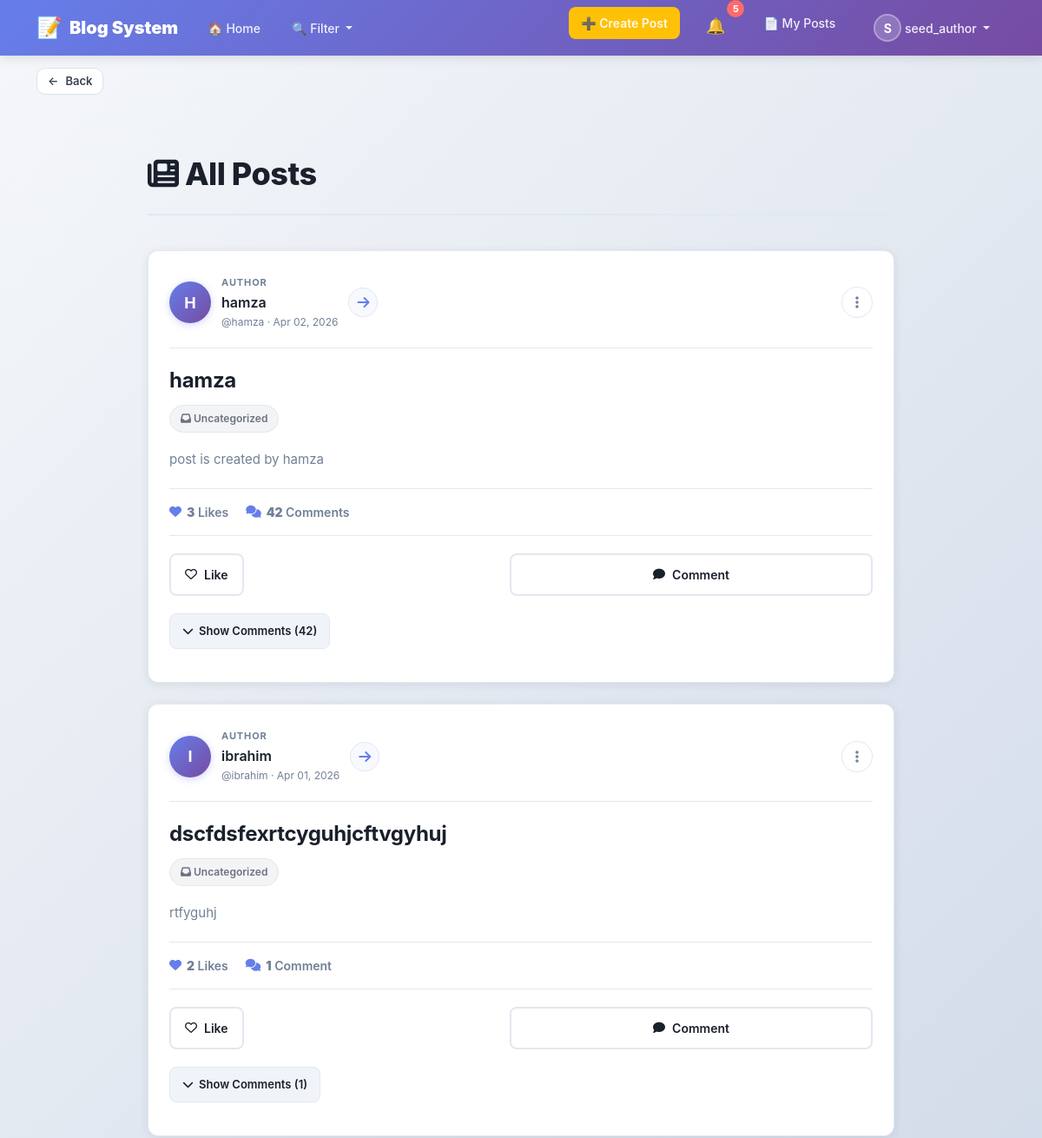
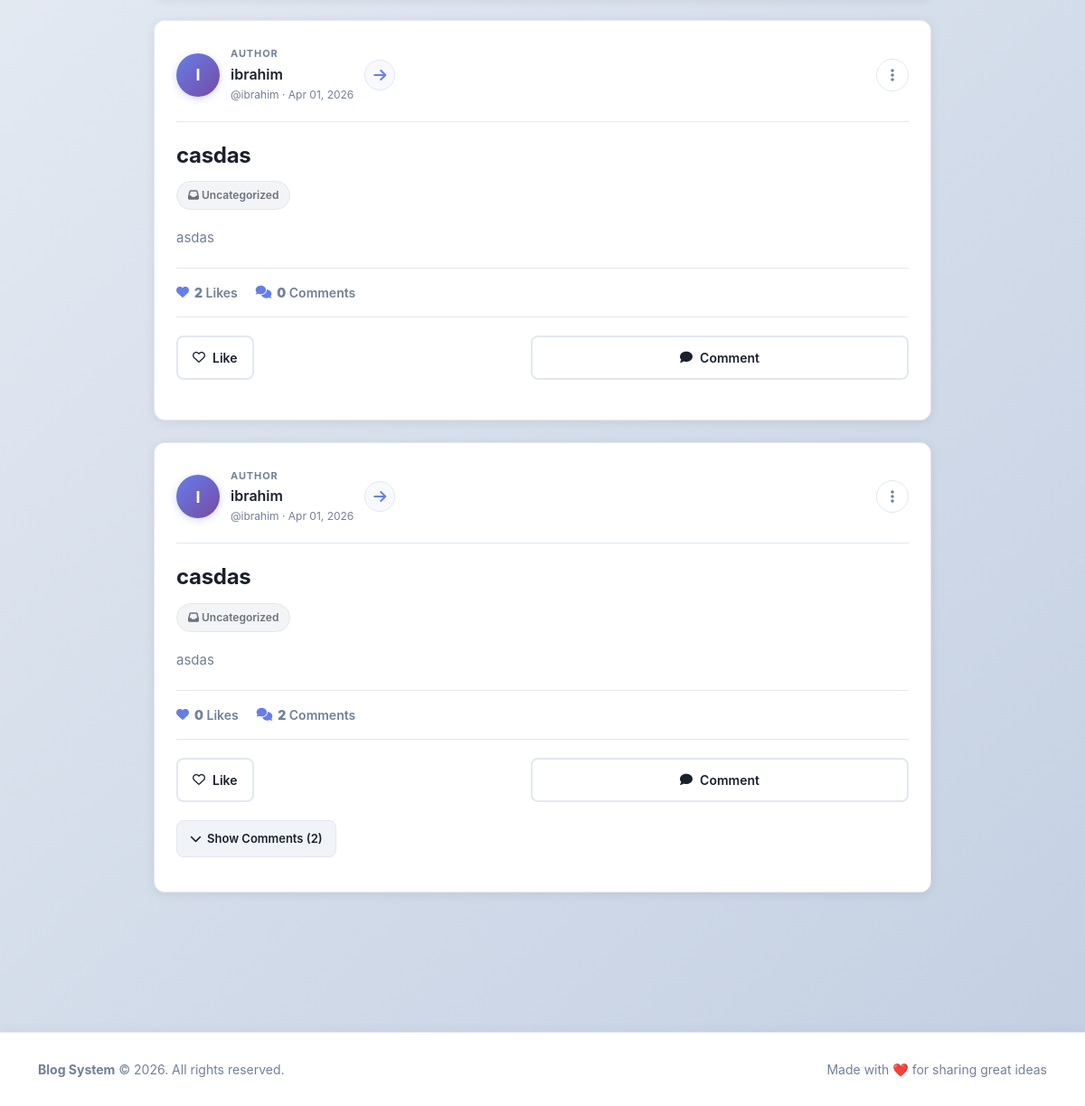
The app's page /post_list/ (signed in) with its own data (2 pictures, top to bottom).
### blog/models.py (models this page shows, shortened)
class CustomUser(AbstractUser):
    email = models.EmailField(unique=True)

class Post(models.Model):
    title = models.CharField(max_length=200)
    content = models.TextField()
    author = models.ForeignKey(settings.AUTH_USER_MODEL, on_delete=models.CASCADE)
    created_at = models.DateTimeField(auto_now_add=True)
    updated_at = models.DateTimeField(auto_now=True)
    is_published = models.BooleanField(default=False)
    category = models.ManyToManyField("Category", blank=True)
    def get_like_count(self):
        return self.like_set.filter(comment__isnull=True).count()

### blog/views.py (the view, shortened to what this page needs)
# urls.py: path('post_list/', PostListView.as_view(), name='home'),
class PostListView(LoginRequiredMixin, FilterView):
    model = Post
    template_name = "post/post_list.html"
    context_object_name = "posts"
    ordering = ["-created_at"]
    filterset_class = PostFilter
    def get_queryset(self):
        hidden_post_ids = NotInterestedPost.objects.filter(user=self.request.user).values_list("post_id", flat=True)
        return (Post.objects.filter(is_published=True).exclude(id__in=hidden_post_ids).exclude(author=self.request.user)
            .select_related("author")
            .prefetch_related("categories", "comments", "comments__user")
            .order_by("-created_at"))
    def get_context_data(self, **kwargs):
        context = super().get_context_data(**kwargs)
        context["all_categories"] = Category.objects.order_by("name")
        selected_category_ids = []
        context["selected_category_ids"] = selected_category_ids
        liked_posts = Like.objects.filter(user=self.request.user, comment__isnull=True).values_list("post_id", flat=True)
        context["liked_post_ids"] = list(liked_posts)
        liked_comments = Like.objects.filter(user=self.request.user, comment__isnull=False).values_list("comment_id", flat=True)
        context["liked_comment_ids"] = list(liked_comments)
        context["not_interested_form"] = NotInterestedReasonForm()
        return context

### blog/context_processors.py (called while the page is built)
def notifications_badge(request):
    if request.user.is_authenticated:
        unread_count = Notification.objects.filter(user=request.user, is_read=False).count()
    else:
        unread_count = 0
    return {"unread_notifications_count": unread_count}

def navbar_context(request):
    all_categories = Category.objects.all().order_by("name")
    selected_category_ids = []
    if request.GET:
        selected_category_ids = [int(id) for id in request.GET.getlist("categories") if id and id != "all"]
    return {
        "all_categories": all_categories,
        "selected_category_ids": selected_category_ids,
    }

### blog/models.py (called while the page is built)
    def get_like_count(self):
        return self.like_set.filter(post__isnull=True).count()

### templates/post/post_list.html (shortened to what this page needs)
{% extends "base.html" %}
{% block content %}
<link rel="stylesheet" href="https://cdn.jsdelivr.net/npm/bootstrap@5.3.0/dist/css/bootstrap.min.css">
<link rel="stylesheet" href="https://cdnjs.cloudflare.com/ajax/libs/font-awesome/6.4.0/css/all.min.css">
<div class="posts-container">
    <div class="page-header">
        <h1><i class="fas fa-newspaper"></i> All Posts</h1>
    </div>
    {% for post in posts %}
    <div class="post-card">
        <div class="post-header">
            <a
                href="{% if post.author_id == request.user.id %}{% url 'blog:profile' %}{% else %}{% url 'blog:other_profile' post.author.id %}{% endif %}"
                class="author-profile-link"
                title="View {{ post.author.username }}'s profile"
                aria-label="View {{ post.author.username }}'s profile"
            >
                <div class="post-author-avatar" aria-hidden="true">
                    {{ post.author.username|first|upper }}
                </div>
                <div class="post-author-details">
                    <span class="author-label">Author</span>
                    <strong>{{ post.author.get_full_name|default:post.author.username }}</strong>
                    <small>@{{ post.author.username }} · {{ post.created_at|date:"M d, Y" }}</small>
                </div>
                <span class="author-link-indicator" aria-hidden="true">
                    <i class="fas fa-arrow-right"></i>
                </span>
            </a>
            <div class="post-options">
                <button
                    type="button"
                    class="post-options-toggle"
                    onclick="togglePostMenu({{ post.id }})"
                    aria-label="Post options"
                >
                    <i class="fas fa-ellipsis-v"></i>
                </button>
            </div>
        </div>
        <h3 class="post-title">{{ post.title }}</h3>
        <div class="post-category">
            {% if post.categories.exists %}
                {% for category in post.categories.all %}
                    <span class="category-chip">
                        <i class="fas fa-tag"></i> {{ category.name }}
                    </span>
                {% endfor %}
            {% else %}
                <span class="category-chip empty">
                    <i class="fas fa-inbox"></i> Uncategorized
                </span>
            {% endif %}
        </div>
        <p class="post-content">{{ post.content }}</p>
        <div class="post-stats">
            <div class="post-stat-item">
                <i class="fas fa-heart"></i>
                <span><strong>{{ post.get_like_count }}</strong> {{ post.get_like_count|pluralize:"Like,Likes" }}</span>
            </div>
            <div class="post-stat-item">
                <i class="fas fa-comments"></i>
                <span><strong>{{ post.comments.count }}</strong> {{ post.comments.count|pluralize:"Comment,Comments" }}</span>
            </div>
        </div>
        <div class="post-actions">
            <form method="post" action="{% url 'blog:like_post' post.id %}" style="flex: 1;" onsubmit="return handlePostLike(event, {{ post.id }})">
                <button type="submit" class="post-action-btn{% if post.id in liked_post_ids %} liked{% endif %}" id="like-btn-{{ post.id }}" {% if post.id in liked_post_ids %}data-liked="true"{% else %}data-liked="false"{% endif %}>
                    {% if post.id in liked_post_ids %}
                        <i class="fas fa-heart"></i> Unlike
                    {% else %}
                        <i class="far fa-heart"></i> Like
                    {% endif %}
                </button>
            </form>
            <button type="button" class="post-action-btn" onclick="toggleCommentForm({{ post.id }})">
                <i class="fas fa-comment"></i> Comment
            </button>
        </div>
        {% if post.comments.exists %}
            <button type="button" class="comments-toggle-btn" onclick="toggleComments({{ post.id }})" id="toggle-btn-{{ post.id }}">
                <i class="fas fa-chevron-down"></i>
                <span>Show Comments ({{ post.comments.count }})</span>
            </button>
        {% endif %}
    </div>
    {% endfor %}
</div>
{% endblock %}

### templates/includes/navbar.html (shortened to what this page needs)
<nav class="navbar navbar-expand-lg navbar-light">
    <div class="container">
        <a class="navbar-brand" href="{% url 'blog:home' %}">
            <span class="brand-icon">📝</span>
            <strong>Blog System</strong>
        </a>
        <div class="collapse navbar-collapse" id="navbarContent">
            <ul class="navbar-nav me-auto">
                <li class="nav-item">
                    <a class="nav-link" href="{% url 'blog:home' %}">
                        🏠 Home
                    </a>
                </li>
                <li class="nav-item dropdown">
                    <a class="nav-link dropdown-toggle filter-toggle" href="#" id="filterDropdown" role="button" data-bs-toggle="dropdown" aria-expanded="false">
                        🔍 Filter
                    </a>
                </li>
            </ul>
            <ul class="navbar-nav ms-auto">
                {% if user.is_authenticated %}
                    <li class="nav-item me-2">
                        <a class="nav-link btn-create-post" href="{% url 'blog:create_post' %}">
                            ➕ Create Post
                        </a>
                    </li>
                    <li class="nav-item me-2">
                        <a class="nav-link notifications-link" href="{% url 'blog:notifications_list' %}">
                            <span class="notification-icon">🔔</span>
                            <span class="notification-badge" id="notif-count">{{ unread_notifications_count }}</span>
                        </a>
                    </li>
                    <li class="nav-item me-2">
                        <a class="nav-link" href="{% url 'blog:my_posts' %}">
                            📄 My Posts
                        </a>
                    </li>
                    <li class="nav-item dropdown">
                        <a class="nav-link dropdown-toggle user-dropdown" href="#" id="userDropdown" role="button" data-bs-toggle="dropdown" aria-expanded="false">
                            <span class="user-avatar">{{ user.username|first|upper }}</span>
                            {{ user.username }}
                        </a>
                    </li>
                {% endif %}
            </ul>
        </div>
    </div>
</nav>

### templates/base.html (style rules this page uses)
:root { --primary-color: #667eea; --secondary-color: #764ba2; --light-bg: #f8f9fa; --card-shadow: 0 2px 12px rgba(0, 0, 0, 0.08); --hover-shadow: 0 8px 24px rgba(0, 0, 0, 0.12); }
* { font-family: 'Segoe UI', Tahoma, Geneva, Verdana, sans-serif; }
html, body { height: 100%; }
body { background-color: var(--light-bg); color: #2d3748; }

### templates/includes/navbar.html (style rules this page uses)
.navbar { background: linear-gradient(135deg, #667eea 0%, #764ba2 100%); box-shadow: 0 2px 12px rgba(0, 0, 0, 0.12); padding: 12px 0; }
.navbar-brand { font-size: 20px; font-weight: 700; color: white !important; display: flex; align-items: center; gap: 8px; transition: all 0.3s ease; }
.brand-icon { font-size: 24px; }
.navbar-nav .nav-link { color: rgba(255, 255, 255, 0.9) !important; font-weight: 500; font-size: 14px; transition: all 0.3s ease; padding: 8px 14px !important; border-radius: 8px; margin: 0 4px; }
.btn-create-post { background-color: #ffc107 !important; color: #2d3748 !important; font-weight: 600 !important; border-radius: 8px !important; padding: 10px 16px !important; transition: all 0.3s ease; }
.notifications-link { position: relative; display: flex; align-items: center; gap: 6px; }
.notification-icon { font-size: 18px; }
.notification-badge { display: inline-flex; align-items: center; justify-content: center; background-color: #ff6b6b; color: white; border-radius: 50%; width: 20px; height: 20px; font-size: 11px; font-weight: 700; position: absolute; top: -8px; right: -8px; }
.user-dropdown { display: flex; align-items: center; gap: 10px !important; }
.user-avatar { display: inline-flex; align-items: center; justify-content: center; width: 32px; height: 32px; background-color: rgba(255, 255, 255, 0.2); border-radius: 50%; font-weight: 700; font-size: 14px; color: white; border: 2px solid rgba(255, 255, 255, 0.3); }
.filter-toggle { position: relative; }
.filter-toggle::after { content: ''; display: inline-block; margin-left: 6px; vertical-align: 0.255em; border-top: 0.3em solid; border-right: 0.3em solid transparent; border-bottom: 0; border-left: 0.3em solid transparent; transition: transform 0.2s ease; }

### records on screen
CustomUser: username|first "S", username "seed_author"
Post: author.username|first "H", author.get_full_name "hamza", author.username "hamza", created_at "Apr 02, 2026", title "hamza", shows "Uncategorized", content "post is created by hamza", get_like_count "3", comments.count "42", shows "Like"
Post: author.username|first "I", author.get_full_name "ibrahim", author.username "ibrahim", created_at "Apr 01, 2026", title "dscfdsfexrtcyguhjcftvgyhuj", shows "Uncategorized", content "rtfyguhj", get_like_count "2", comments.count "1", shows "Like"
Post: author.username|first "I", author.get_full_name "ibrahim", author.username "ibrahim", created_at "Apr 01, 2026", title "casdas", shows "Uncategorized", content "asdas", get_like_count "2", comments.count "0", shows "Like"
Post: author.username|first "I", author.get_full_name "ibrahim", author.username "ibrahim", created_at "Apr 01, 2026", title "casdas", shows "Uncategorized", content "asdas", get_like_count "0", comments.count "2", shows "Like"

### other values on screen
{{ unread_notifications_count }} "5"
